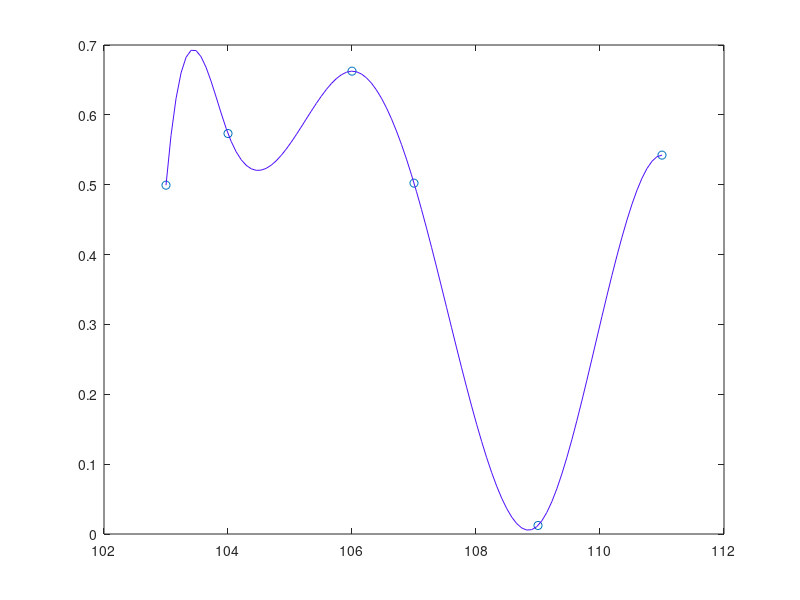

Write MATLAB code to recreate this figure.
% Revisit the monomial interpolation case,
% but using splines.
n = 10;
x = (1:n); % + 110;
y = [zeros(1,5) ones(1,5)];
%y(end) = 0;
%x(5) = 5.999;

figure(1);
plot(x,y,'o');
axis([x(1) x(end) -1 2]);

y_cs = spline(x, y); % Clamped to 0

xx = linspace(x(1),x(n),500)';

yy = ppval(y_cs, xx);

hold on;
plot(xx, yy, 'r');
hold off;


%% Another set of samples

x = [3 4 6 7 9 11] + 100; % unevenly spaced
n = length(x);
y = rand(1,n); % whatever

figure(1);
plot(x,y,'o');
%axis([x(1) x(end) -1 2]);

%% Create and draw the spline

y_cs = spline(x, [1 y 0]); % Clamped
%y_cs = csape(x, [0 y 0], 'second'); 
%y_cs = csape(x, [y], 'not-a-knot'); 

xx = linspace(x(1),x(n),100)';

yy = ppval(y_cs, xx);

hold on;
plot(xx, yy, 'color', rand(1,3));
hold off;




%